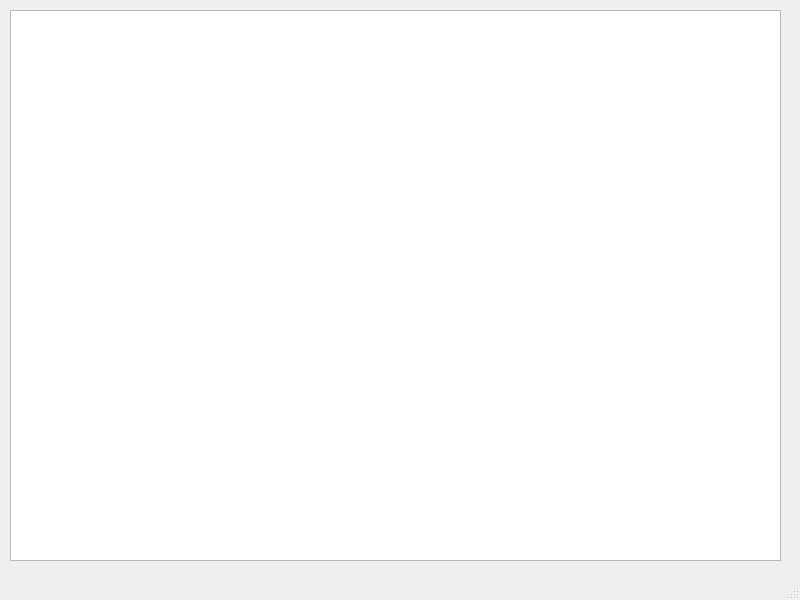
<?xml version="1.0" encoding="UTF-8"?>
<ui version="4.0">
 <class>MainWindow</class>
 <widget class="QMainWindow" name="MainWindow">
  <property name="geometry">
   <rect>
    <x>0</x>
    <y>0</y>
    <width>800</width>
    <height>600</height>
   </rect>
  </property>
  <property name="windowTitle">
   <string>MainWindow</string>
  </property>
  <widget class="QWidget" name="centralwidget">
   <widget class="QGraphicsView" name="graphicsView">
    <property name="geometry">
     <rect>
      <x>10</x>
      <y>10</y>
      <width>771</width>
      <height>551</height>
     </rect>
    </property>
   </widget>
  </widget>
  <widget class="QStatusBar" name="statusbar"/>
 </widget>
 <resources/>
 <connections/>
</ui>
